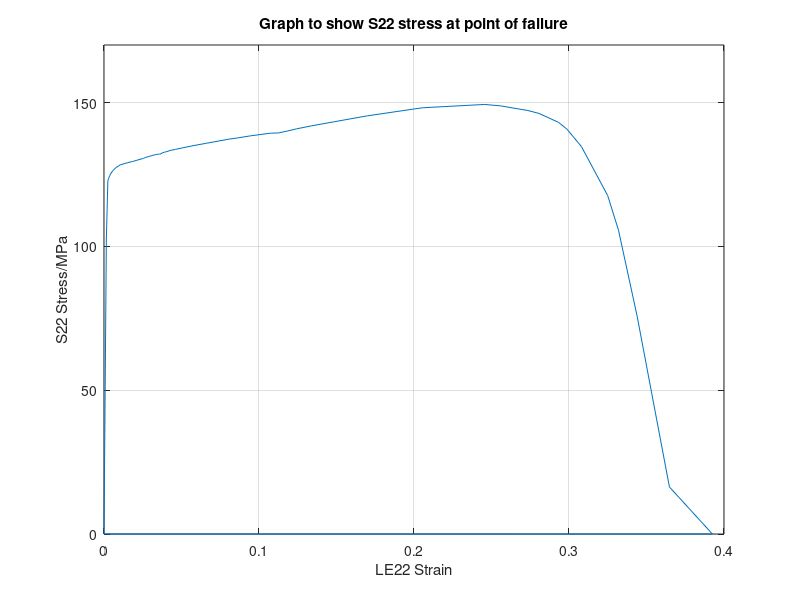

Source code (MATLAB):
%data collection
clc
clear
close all

meshConvergence.s40 = [0	0
0.00123331	82.7526
0.00154137	103.423
0.00242298	122.025
0.00289453	122.942
0.00358152	123.966
0.00457971	125.115
0.00617	126.241
0.00873668	127.387
0.0132537	128.447
0.015279	128.719
0.016187	128.836
0.0165548	128.877
0.0177882	128.594
0.0190262	128.318
0.0203109	128.029
0.0216236	127.734
0.0236216	127.282
0.0267326	126.574
0.0316554	125.441
0.0397609	123.54
0.0534119	120.232
0.0766698	114.245
0.124667	99.639
0.137402	95.3339
0.150751	90.589
0.170789	83.1311
0.200629	71.2888
0.244653	52.1432
0.26088	44.5504
0.266937	41.6369
0.275976	37.2014
0.289405	30.4146
0.309218	19.8231
0.338118	3.59307
0.377455	0.00177123
0	0
0	0
0	0
0	0
0	0
0	0
0	0];

n = numel(meshConvergence.s40(:,2));
maxStress.s40 = 0;
for i = 1:n
    if maxStress.s40 < meshConvergence.s40(i,2)
        maxStress.s40 = meshConvergence.s40(i,2);
    end
end

meshConvergence.s20 = [0	0
0.00122874	82.3581
0.00153558	102.924
0.00244206	122.075
0.00295585	123.051
0.00367452	124.072
0.00476903	125.265
0.00647775	126.418
0.00918178	127.537
0.0139639	128.542
0.0160014	128.815
0.0205997	127.698
0.0255709	126.492
0.0309992	125.156
0.0400789	122.874
0.0548655	119.023
0.0704744	114.769
0.0873587	109.926
0.117786	100.364
0.129844	96.3048
0.149423	89.2741
0.180846	76.8949
0.192677	71.9433
0.210524	64.1559
0.237174	51.8369
0.276479	32.1517
0.33385	0.00177123
0	0
0	0
0	0
0	0
0	0
0	0
0	0
0	0
0	0
0	0
0	0
0	0
0	0
0	0
0	0
0	0
0	0
0	0
0	0
];

n = numel(meshConvergence.s20(:,2));
maxStress.s20 = 0;
for i = 1:n
    if maxStress.s20 < meshConvergence.s20(i,2)
        maxStress.s20 = meshConvergence.s20(i,2);
    end
end

meshConvergence.s10 = [0	0
0.00122413	81.9807
0.00152979	102.451
0.00248311	122.176
0.00285954	122.864
0.00317889	123.383
0.00370494	124.105
0.00445984	124.985
0.0057313	125.937
0.0074115	126.878
0.010132	127.869
0.015046	128.687
0.0154377	128.74
0.0157847	128.787
0.0161011	128.826
0.0165902	128.88
0.0167742	128.901
0.0168516	128.909
0.0170527	128.86
0.0177335	128.7
0.0178013	128.684
0.0179424	128.651
0.0182191	128.586
0.0187752	128.455
0.0199508	128.176
0.0217731	127.743
0.0245948	127.069
0.0293202	125.928
0.0373119	123.964
0.049835	120.8
0.0696215	115.586
0.102663	106.227
0.115579	102.346
0.138007	95.2123
0.183285	78.8179
0.194838	74.2906
0.206962	69.3396
0.225911	61.1715
0.255281	47.5013
0.300092	24.4181
0.316856	15.0258
0.342405	0.182397
0.351074	0.00177123
0	0
0	0
0	0
0	0
0	0
0	0
0	0
0	0
0	0
0	0
0	0
0	0
0	0
0	0
0	0
0	0
0	0
0	0
0	0
0	0
0	0
0	0
0	0
0	0
0	0
0	0
0	0
0	0
0	0
0	0
0	0
0	0
0	0
0	0
0	0
0	0
0	0
0	0
0	0
0	0
0	0
0	0
0	0
0	0
0	0
0	0
0	0];

n = numel(meshConvergence.s10(:,2));
maxStress.s10 = 0;
for i = 1:n
    if maxStress.s10 < meshConvergence.s10(i,2)
        maxStress.s10 = meshConvergence.s10(i,2);
    end
end

meshConvergence.s08 = [0	0
0.00122323	81.9082
0.00152866	102.36
0.00249423	122.205
0.00286378	122.872
0.00317895	123.383
0.00371492	124.116
0.0044763	125.004
0.00574834	125.949
0.00742988	126.885
0.01018	127.881
0.0150709	128.69
0.0154514	128.742
0.0158112	128.79
0.016108	128.827
0.0165279	128.873
0.0166802	128.89
0.016739	128.897
0.0168354	128.908
0.0172179	128.814
0.0174351	128.762
0.0175118	128.743
0.0176716	128.705
0.0177347	128.69
0.017836	128.665
0.0180426	128.616
0.0186633	128.467
0.0195219	128.261
0.0204953	128.026
0.0220092	127.66
0.0243234	127.098
0.0279345	126.213
0.0335528	124.82
0.0427925	122.481
0.0574631	118.648
0.0815172	112.019
0.0907568	109.363
0.105319	105.034
0.129631	97.3696
0.179486	79.1024
0.192342	73.9313
0.205762	68.2793
0.226647	58.9484
0.258314	43.6797
0.305373	18.6782
0.322716	8.61404
0.34782	0.00177123
0	0
0	0
0	0
0	0
0	0
0	0
0	0
0	0
0	0
0	0
0	0
0	0
0	0
0	0
0	0
0	0
0	0
0	0
0	0
0	0
0	0
0	0
0	0
0	0
0	0
0	0
0	0
0	0
0	0
0	0
0	0
0	0
0	0
0	0
0	0
0	0
0	0
0	0
0	0
0	0
];

n = numel(meshConvergence.s08(:,2));
maxStress.s08 = 0;
for i = 1:n
    if maxStress.s08 < meshConvergence.s08(i,2)
        maxStress.s08 = meshConvergence.s08(i,2);
    end
end

meshConvergence.s05 = [0	0
0.00122594	82.1323
0.00153209	102.645
0.00247423	122.154
0.00283293	122.809
0.00314736	123.337
0.00365913	124.053
0.00440447	124.919
0.00563433	125.866
0.00728057	126.827
0.00998982	127.827
0.0148697	128.663
0.0152788	128.718
0.0156458	128.768
0.0159878	128.814
0.0164571	128.866
0.0166275	128.885
0.0166912	128.892
0.0167858	128.902
0.0172273	128.795
0.0174344	128.746
0.0175543	128.718
0.0178414	128.65
0.0194267	128.276
0.0213722	127.815
0.0234599	127.317
0.0268198	126.51
0.0322955	125.177
0.0415682	122.874
0.0571728	118.857
0.0849249	111.217
0.142238	92.6201
0.165435	84.0914
0.202775	68.8744
0.259624	42.4371
0.344305	0.00177123
0	0
0	0
0	0
0	0
0	0
0	0
0	0
0	0
0	0
0	0
0	0
0	0
0	0
0	0
0	0
0	0
0	0
0	0
0	0
0	0
0	0
0	0
0	0
0	0
0	0
0	0
0	0
0	0
0	0
0	0
0	0
0	0
0	0
0	0
0	0
0	0
];

n = numel(meshConvergence.s05(:,2));
maxStress.s05 = 0;
for i = 1:n
    if maxStress.s05 < meshConvergence.s05(i,2)
        maxStress.s05 = meshConvergence.s05(i,2);
    end
end

meshConvergence.s03 = [0	0
0.00122305	81.895
0.00152847	102.348
0.00248784	122.188
0.00286069	122.866
0.0031792	123.383
0.00371499	124.116
0.00447342	125
0.00574819	125.949
0.00744195	126.889
0.0101852	127.882
0.015104	128.695
0.0154903	128.747
0.0158481	128.795
0.0161555	128.832
0.0165798	128.879
0.0167347	128.896
0.0167925	128.903
0.0168783	128.912
0.0169107	128.916
0.0169919	128.896
0.0171707	128.855
0.0172741	128.831
0.0173184	128.82
0.017394	128.803
0.0176556	128.742
0.0203355	128.117
0.0234708	127.38
0.0269421	126.558
0.0327227	125.168
0.0426476	122.729
0.0466372	121.729
0.0531634	120.069
0.0600885	118.274
0.067382	116.343
0.0791528	113.135
0.098779	107.503
0.133815	96.3825
0.199872	70.9954
0.225824	59.656
0.268024	39.459
0.28457	30.9692
0.311684	16.2334
0.32244	10.0624
0.340613	0.00177123
0	0
0	0
0	0
0	0
0	0
0	0
0	0
0	0
0	0
0	0
0	0
0	0
0	0
0	0
0	0
0	0
0	0
0	0
0	0
0	0
0	0
0	0
0	0
0	0
0	0
0	0
0	0
0	0
0	0
0	0
0	0
0	0
0	0
0	0
0	0
0	0
0	0
0	0
0	0
0	0
0	0
0	0
0	0
0	0
0	0
0	0
0	0
0	0
0	0
0	0
0	0
0	0
0	0
0	0
0	0
0	0
0	0
0	0
0	0
0	0
0	0
];

n = numel(meshConvergence.s03(:,2));
maxStress.s03 = 0;
for i = 1:n
    if maxStress.s03 < meshConvergence.s03(i,2)
        maxStress.s03 = meshConvergence.s03(i,2);
    end
end

meshConvergence.s02 = [0	0
0.00122608	82.1452
0.00153227	102.661
0.00247236	122.15
0.00282887	122.801
0.00314359	123.332
0.00347871	123.828
0.00400484	124.449
0.00470977	125.217
0.00595244	126.099
0.00762629	126.967
0.010258	127.901
0.0152428	128.714
0.0156212	128.765
0.0159629	128.811
0.0162873	128.847
0.0167329	128.896
0.0167779	128.901
0.0168396	128.908
0.0170202	128.864
0.017255	128.809
0.0173595	128.784
0.0176592	128.714
0.0177974	128.681
0.0182035	128.586
0.019435	128.296
0.0214814	127.813
0.0238077	127.26
0.0263063	126.663
0.0303838	125.679
0.0371404	124.024
0.0500091	120.785
0.0653481	116.774
0.0831706	111.892
0.117217	101.752
0.131436	97.2055
0.156565	88.5501
0.205829	68.9863
0.226247	60.0074
0.263978	41.9639
0.280257	33.6331
0.286837	30.1697
0.29837	23.9685
0.303022	21.42
0.311089	16.8895
0.329681	6.15596
0.338417	1.12986
0.367391	0.00177123
0	0
0	0
0	0
0	0
0	0
0	0
0	0
0	0
0	0
0	0
0	0
0	0
0	0
0	0
0	0
0	0
0	0
0	0
0	0
0	0
0	0
0	0
0	0
0	0
0	0
0	0
0	0
0	0
0	0
0	0
0	0
0	0
0	0
0	0
0	0
0	0
0	0
0	0
0	0
0	0
0	0
0	0
0	0
0	0
0	0
0	0
0	0
0	0
0	0
0	0
0	0
0	0
0	0
0	0
0	0
0	0
0	0
0	0
0	0
0	0
0	0
0	0
0	0
0	0
];

n = numel(meshConvergence.s02(:,2));
maxStress.s02 = 0;
for i = 1:n
    if maxStress.s02 < meshConvergence.s02(i,2)
        maxStress.s02 = meshConvergence.s02(i,2);
    end
end

elSizes = [216
    770
    3080
    4752
    12364
    35100
    78030
    ];
convergenceCrit = [
    maxStress.s40
    maxStress.s20
    maxStress.s10
    maxStress.s08
    maxStress.s05
    maxStress.s03
    maxStress.s02
    ];
%x = linspace(1,numel(convergenceCrit),numel(convergenceCrit));
%y = convergenceCrit;
%scatter(x,y)
%b = num2str(elSizes); c = cellstr(b);
%dx = 0.005; dy = 0.005; % displacement so the text does not overlay the data points
%text(x+dx, y+dy, c);
%grid on

%data from analysis
%tabular damage
stressTabularDamage = [0	0
0.00123111	82.5792
0.00153864	103.208
0.00238589	121.94
0.00267684	122.587
0.00298152	123.09
0.00342179	123.744
0.00409984	124.56
0.005125	125.535
0.00663779	126.508
0.00912675	127.516
0.0136133	128.495
0.0197733	129.284
0.0255355	130.03
0.0311207	130.757
0.039063	131.796
0.0428833	132.244
0.0476886	132.801
0.0526647	133.221
0.0564824	133.582
0.0599507	133.878
0.0607276	133.986
0.0618209	134.074
0.0630742	134.124
0.0651239	134.304
0.0688885	134.573
0.0746401	134.964
0.0850498	135.734
0.1035	137.023
0.111943	137.579
0.126551	138.532
0.131956	138.928
0.14275	139.577
0.162494	140.885
0.170273	141.35
0.181954	142.229
0.202312	143.538
0.223695	144.873
0.246993	146.072
0.288279	146.564
0.29943	146.014
0.311666	144.988
0.333099	142.239
0.342351	139.126
0.359754	131.333
0.367022	126.661
0.379271	117.388
0.399329	98.7588
0.43797	30.2514
0.454015	0.00177123
0	0
0	0
0	0
0	0
0	0
0	0
0	0
0	0
0	0
0	0
0	0
0	0
0	0
0	0
0	0
0	0
0	0
0	0
0	0
0	0
0	0
0	0
0	0
0	0
0	0
0	0
0	0
0	0
0	0
0	0
0	0
0	0
0	0
0	0
0	0
0	0
0	0
0	0
0	0
0	0
0	0
0	0
0	0
0	0
0	0
0	0
0	0
0	0
0	0
0	0
0	0
0	0
0	0
];

s22data = [0	0
0.00121664	82.088
0.00152037	102.58
0.00249001	122.841
0.00287714	123.437
0.00319872	123.896
0.00375624	124.64
0.00454231	125.493
0.00585528	126.368
0.00764983	127.346
0.010462	128.326
0.0153092	129.109
0.018441	129.494
0.0214406	129.968
0.0246076	130.457
0.0255203	130.584
0.0256003	130.589
0.0256751	130.61
0.0256756	130.656
0.0256751	130.608
0.0260818	130.761
0.0265805	130.862
0.0270388	130.957
0.0276591	131.057
0.0284824	131.177
0.0295704	131.35
0.0309053	131.564
0.0324555	131.795
0.0340343	131.968
0.0352548	132.097
0.0359114	132.072
0.0360593	132.008
0.0375172	132.451
0.0390049	132.744
0.0405839	132.955
0.0426138	133.326
0.0460175	133.7
0.0505084	134.226
0.0565843	134.907
0.0661876	135.855
0.080481	137.259
0.0860483	137.683
0.0944059	138.413
0.107286	139.336
0.112519	139.423
0.118203	140.081
0.124305	140.862
0.133722	141.879
0.147978	143.266
0.17002	145.388
0.205471	148.18
0.245589	149.338
0.256029	148.825
0.273465	147.221
0.280595	146.225
0.293287	143.093
0.298637	140.763
0.308049	134.668
0.324968	117.639
0.331915	105.639
0.343981	75.6593
0.364792	16.349
0.392509	0.00204492
0	0
0	0
0	0
0	0
0	0
0	0
0	0
0	0
0	0
0	0
0	0
0	0
0	0
0	0
0	0
0	0
0	0
0	0
0	0
0	0
0	0
0	0
0	0
0	0
0	0
0	0
0	0
0	0
0	0
0	0
0	0
0	0
0	0
0	0
0	0
0	0
0	0
0	0
0	0
0	0
0	0
0	0
0	0
0	0
0	0
0	0
0	0
0	0
0	0
0	0
0	0
0	0
0	0
0	0
0	0
0	0
0	0
0	0
];

mises = [0	0
0.00121664	81.3761
0.00152037	101.692
0.00249001	122.184
0.00287714	122.893
0.00319872	123.407
0.00375624	124.159
0.00454231	125.077
0.00585528	126.025
0.00764983	126.976
0.010462	127.953
0.0153092	128.722
0.018441	129.112
0.0214406	129.499
0.0246076	129.909
0.0255203	130.028
0.0256003	130.038
0.0256751	130.048
0.0256756	130.048
0.0256751	130.026
0.0260818	130.1
0.0265805	130.165
0.0270388	130.225
0.0276591	130.305
0.0284824	130.412
0.0295704	130.554
0.0309053	130.728
0.0324555	130.93
0.0340343	131.137
0.0352548	131.263
0.0359114	131.306
0.0360593	131.331
0.0375172	131.544
0.0390049	131.729
0.0405839	131.826
0.0426138	132.094
0.0460175	132.318
0.0505084	132.64
0.0565843	133.123
0.0661876	133.655
0.080481	134.479
0.0860483	134.701
0.0944059	135.137
0.107286	135.746
0.112519	136.005
0.118203	136.241
0.124305	136.536
0.133722	136.975
0.147978	137.663
0.17002	138.773
0.205471	139.846
0.245589	138.29
0.256029	136.905
0.273465	133.679
0.280595	131.839
0.293287	127.168
0.298637	124.249
0.308049	117.653
0.324968	102.018
0.331915	91.5269
0.343981	65.5269
0.364792	14.1598
0.392509	0.00177123
0	0
0	0
0	0
0	0
0	0
0	0
0	0
0	0
0	0
0	0
0	0
0	0
0	0
0	0
0	0
0	0
0	0
0	0
0	0
0	0
0	0
0	0
0	0
0	0
0	0
0	0
0	0
0	0
0	0
0	0
0	0
0	0
0	0
0	0
0	0
0	0
0	0
0	0
0	0
0	0
0	0
0	0
0	0
0	0
0	0
0	0
0	0
0	0
0	0
0	0
0	0
0	0
0	0
0	0
0	0
0	0
0	0
0	0
];

plot(s22data(:,1),s22data(:,2))
grid on
xlabel('LE22 Strain')
ylabel('S22 Stress/MPa')
title('Graph to show S22 stress at point of failure')
ylim([0,170])
